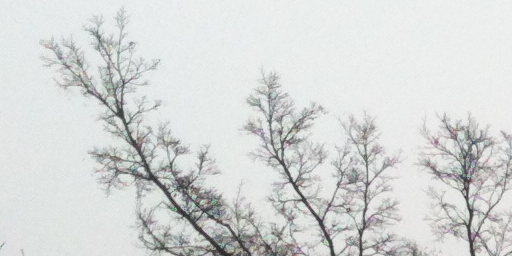
#> input picture inputs/01.png, 512 x 256 px, given as the content of the folder DIV2K_valid_HR/DIV2K_valid_HR, which was not available
$ python make_degraded_set.py
#> lines starting #> are read from the running program, lines starting #| are printed output that depends on the picture; pictures that were not available may be replaced by others from this repository, and a replacement may not be noted
"""
合成三档退化样本集，供图像退化程度自适应增强的阈值标定与分级自检使用。

  --downscale N  先下采样 N 倍再施加退化，**默认 4**。标定集必须与部署输入同尺度：
  --clean        只输出下采样后的干净图（不施加退化），供 calibrate_thresholds.py
                 的 --clean-dir 标定损伤门槛。与退化集共用同一套下采样逻辑，保证同尺度。
"""

import argparse
import os
import sys
import cv2
import numpy as np
sys.path.insert(0, os.path.dirname(os.path.dirname(os.path.abspath(__file__))))
LEVELS = ('mild', 'moderate', 'severe')


def gaussian_blur(img, sigma):
    if sigma <= 0:
        return img
    ksize = int(2 * round(3 * sigma) + 1)
    return cv2.GaussianBlur(img, (ksize, ksize), sigmaX=sigma)


def add_gaussian_noise(img, sigma, rng):
    if sigma <= 0:
        return img
    noise = rng.normal(0.0, sigma, img.shape).astype(np.float32)
    return np.clip(img.astype(np.float32) + noise, 0, 255).astype(np.uint8)


def jpeg_compress(img, quality):
    ok, buf = cv2.imencode('.jpg', img, [int(cv2.IMWRITE_JPEG_QUALITY), quality])
    if not ok:
        raise RuntimeError('JPEG 编码失败')
    return cv2.imdecode(buf, cv2.IMREAD_UNCHANGED)


    #对一张 BGR 图施加指定等级的退化。
def degrade(img, level, rng):
    if level == 'mild':
        return jpeg_compress(img, 85)
    if level == 'moderate':
        out = gaussian_blur(img, 1.0)
        out = jpeg_compress(out, 60)
        return add_gaussian_noise(out, 5.0, rng)
    if level == 'severe':
        out = gaussian_blur(img, 3.0)
        out = jpeg_compress(out, 30)
        out = jpeg_compress(out, 30)           # 二次压缩
        return add_gaussian_noise(out, 20.0, rng)
    raise ValueError(f'未知等级: {level}')


def main():
    parser = argparse.ArgumentParser(description='合成三档退化样本集')
    parser.add_argument('-i', '--input', type=str, default='DIV2K_valid_HR/DIV2K_valid_HR', help='干净参考图目录')
    parser.add_argument('-o', '--output', type=str, default='degraded_set_div2k', help='输出根目录')
    parser.add_argument('--seed', type=int, default=0, help='随机种子')
    parser.add_argument('--downscale', type=int, default=4,
                        help='先按此倍数下采样、再施加退化，默认 4。标定集必须与部署输入同尺度：'
                             '推理时输入是 x4 下采样后的 LR，若在 HR 原生尺寸上造退化，'
                             '退化会在特征提取把长边缩回 512 时被抹平（实测 mild↔moderate '
                             '只剩 0.86σ、准确率 80%；×4 则是 2.95σ、96.7%）。'
                             '传 1 可关掉下采样。')
    parser.add_argument('--clean', action='store_true',
                        help='只输出下采样后的干净图（不退化），供 calibrate_thresholds.py '
                             '的 --clean-dir 标定损伤门槛；输出目录下不再建三档子目录。')
    args = parser.parse_args()
    rng = np.random.default_rng(args.seed)

    if os.path.isfile(args.input):
        paths = [args.input]
    else:
        paths = sorted(
            os.path.join(args.input, f) for f in os.listdir(args.input)
            if os.path.splitext(f)[1].lower() in ('.png', '.jpg', '.jpeg', '.bmp', '.webp'))

    if not paths:
        raise SystemExit(f'在 {args.input} 下没找到图片')

    keys = ('clean',) if args.clean else LEVELS
    counts = {lvl: 0 for lvl in keys}
    for path in paths:
        img = cv2.imread(path, cv2.IMREAD_UNCHANGED)
#> img is the input picture: shape (256, 512, 3); mean B, G, R 214.6, 215.5, 213.1
        if img is None:
            print(f'跳过（无法读取）: {path}')
            continue
        # 统一成 BGR 三通道：合成数据集只用于标定统计量，alpha 通道无意义
        if img.ndim == 3 and img.shape[2] == 4:
            img = img[:, :, :3]
        elif img.ndim == 2:
            img = cv2.cvtColor(img, cv2.COLOR_GRAY2BGR)
        if img.dtype != np.uint8:                      # 16bit 归一到 8bit
            img = (img.astype(np.float32) / 65535.0 * 255.0).round().astype(np.uint8)

        if args.downscale > 1:
            h, w = img.shape[:2]
#> h = 256; w = 512
            h, w = h - h % args.downscale, w - w % args.downscale
            img = cv2.resize(img[:h, :w], (w // args.downscale, h // args.downscale),
                             interpolation=cv2.INTER_CUBIC)
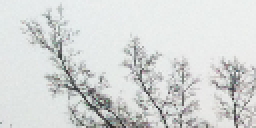
#> img: shape (64, 128, 3) (shown 2 times larger); mean B, G, R 214.5, 215.4, 213

        stem = os.path.splitext(os.path.basename(path))[0]
        if args.clean:
            os.makedirs(args.output, exist_ok=True)
            cv2.imwrite(os.path.join(args.output, f'{stem}.png'), img)
            counts['clean'] += 1
            continue
        for level in LEVELS:
            out_dir = os.path.join(args.output, level)
            os.makedirs(out_dir, exist_ok=True)
            save_path = os.path.join(out_dir, f'{stem}.png')
            cv2.imwrite(save_path, degrade(img, level, rng))
#> in jpeg_compress, `ok, buf = cv2.imencode('.jpg', img, [int(cv2.IMWRITE_JPEG_QUALITY), qu..`: buf = 2881 values, max 255 at index 0, min 0 at index 4, mean 115.6
            counts[level] += 1

    print(f'已生成{"干净样本集（未退化）" if args.clean else "退化样本集"}: {args.output}')
    for k in keys:
        print(f'  {k:<9} {counts[k]} 张')
#> this loop made 3 passes
#> k on passes 1 to 3: 'mild', 'moderate', 'severe'
#|   mild      1 张
#|   moderate  1 张
#|   severe    1 张


if __name__ == '__main__':
    main()

$ run again, on inputs/03.png
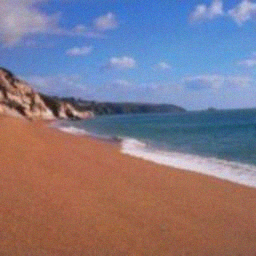
#> input picture inputs/03.png, 256 x 256 px, given as the content of the folder DIV2K_valid_HR/DIV2K_valid_HR, which was not available
#> in main, img is the input picture: shape (256, 256, 3); mean B, G, R 135.4, 120.4, 130.7
#> in main, `img = cv2.resize(img[:h, :w], (w // args.downscale, h // args.downscal..`:
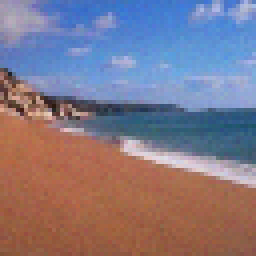
#> img: shape (64, 64, 3) (shown 4 times larger); mean B, G, R 135.5, 120.3, 130.7
#> buf = 1645 values, max 255 at index 0, min 0 at index 4, mean 111.6
#> in jpeg_compress, `return cv2.imdecode(buf, cv2.IMREAD_UNCHANGED)`:
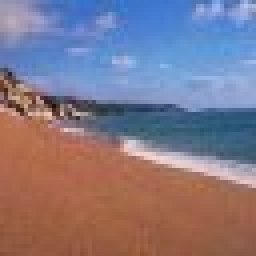
#> returned value: shape (64, 64, 3) (shown 4 times larger); mean B, G, R 135.4, 120.2, 130.8
#> the loop in main, `for k in keys:` made 3 passes
#> k on passes 1 to 3: 'mild', 'moderate', 'severe'
#> (printed output is left out)

$ run again, on inputs/04.png
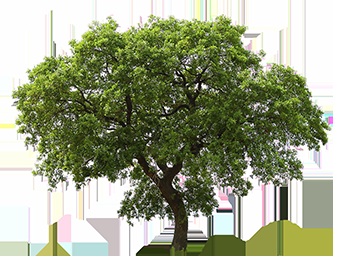
#> input picture inputs/04.png, 342 x 256 px, given as the content of the folder DIV2K_valid_HR/DIV2K_valid_HR, which was not available
#> in main, img is the input picture: shape (256, 342, 4) uint16; mean B, G, R, A 34821.9, 41940.3, 40298.9, 29386.8
#> in main, `img = cv2.resize(img[:h, :w], (w // args.downscale, h // args.downscal..`:
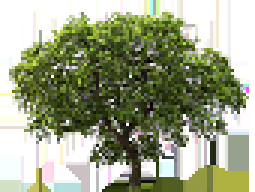
#> img: shape (64, 85, 3) (shown 3 times larger); mean B, G, R 134.7, 162.9, 156.4
#> buf = 3497 values, max 255 at index 0, min 0 at index 4, mean 119.6
#> in jpeg_compress, `return cv2.imdecode(buf, cv2.IMREAD_UNCHANGED)`:
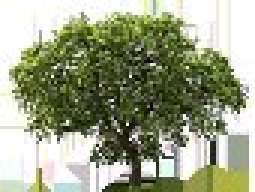
#> returned value: shape (64, 85, 3) (shown 3 times larger); mean B, G, R 134.3, 162.3, 155.8
#> the loop in main, `for k in keys:` made 3 passes
#> k on passes 1 to 3: 'mild', 'moderate', 'severe'
#> (printed output is left out)
